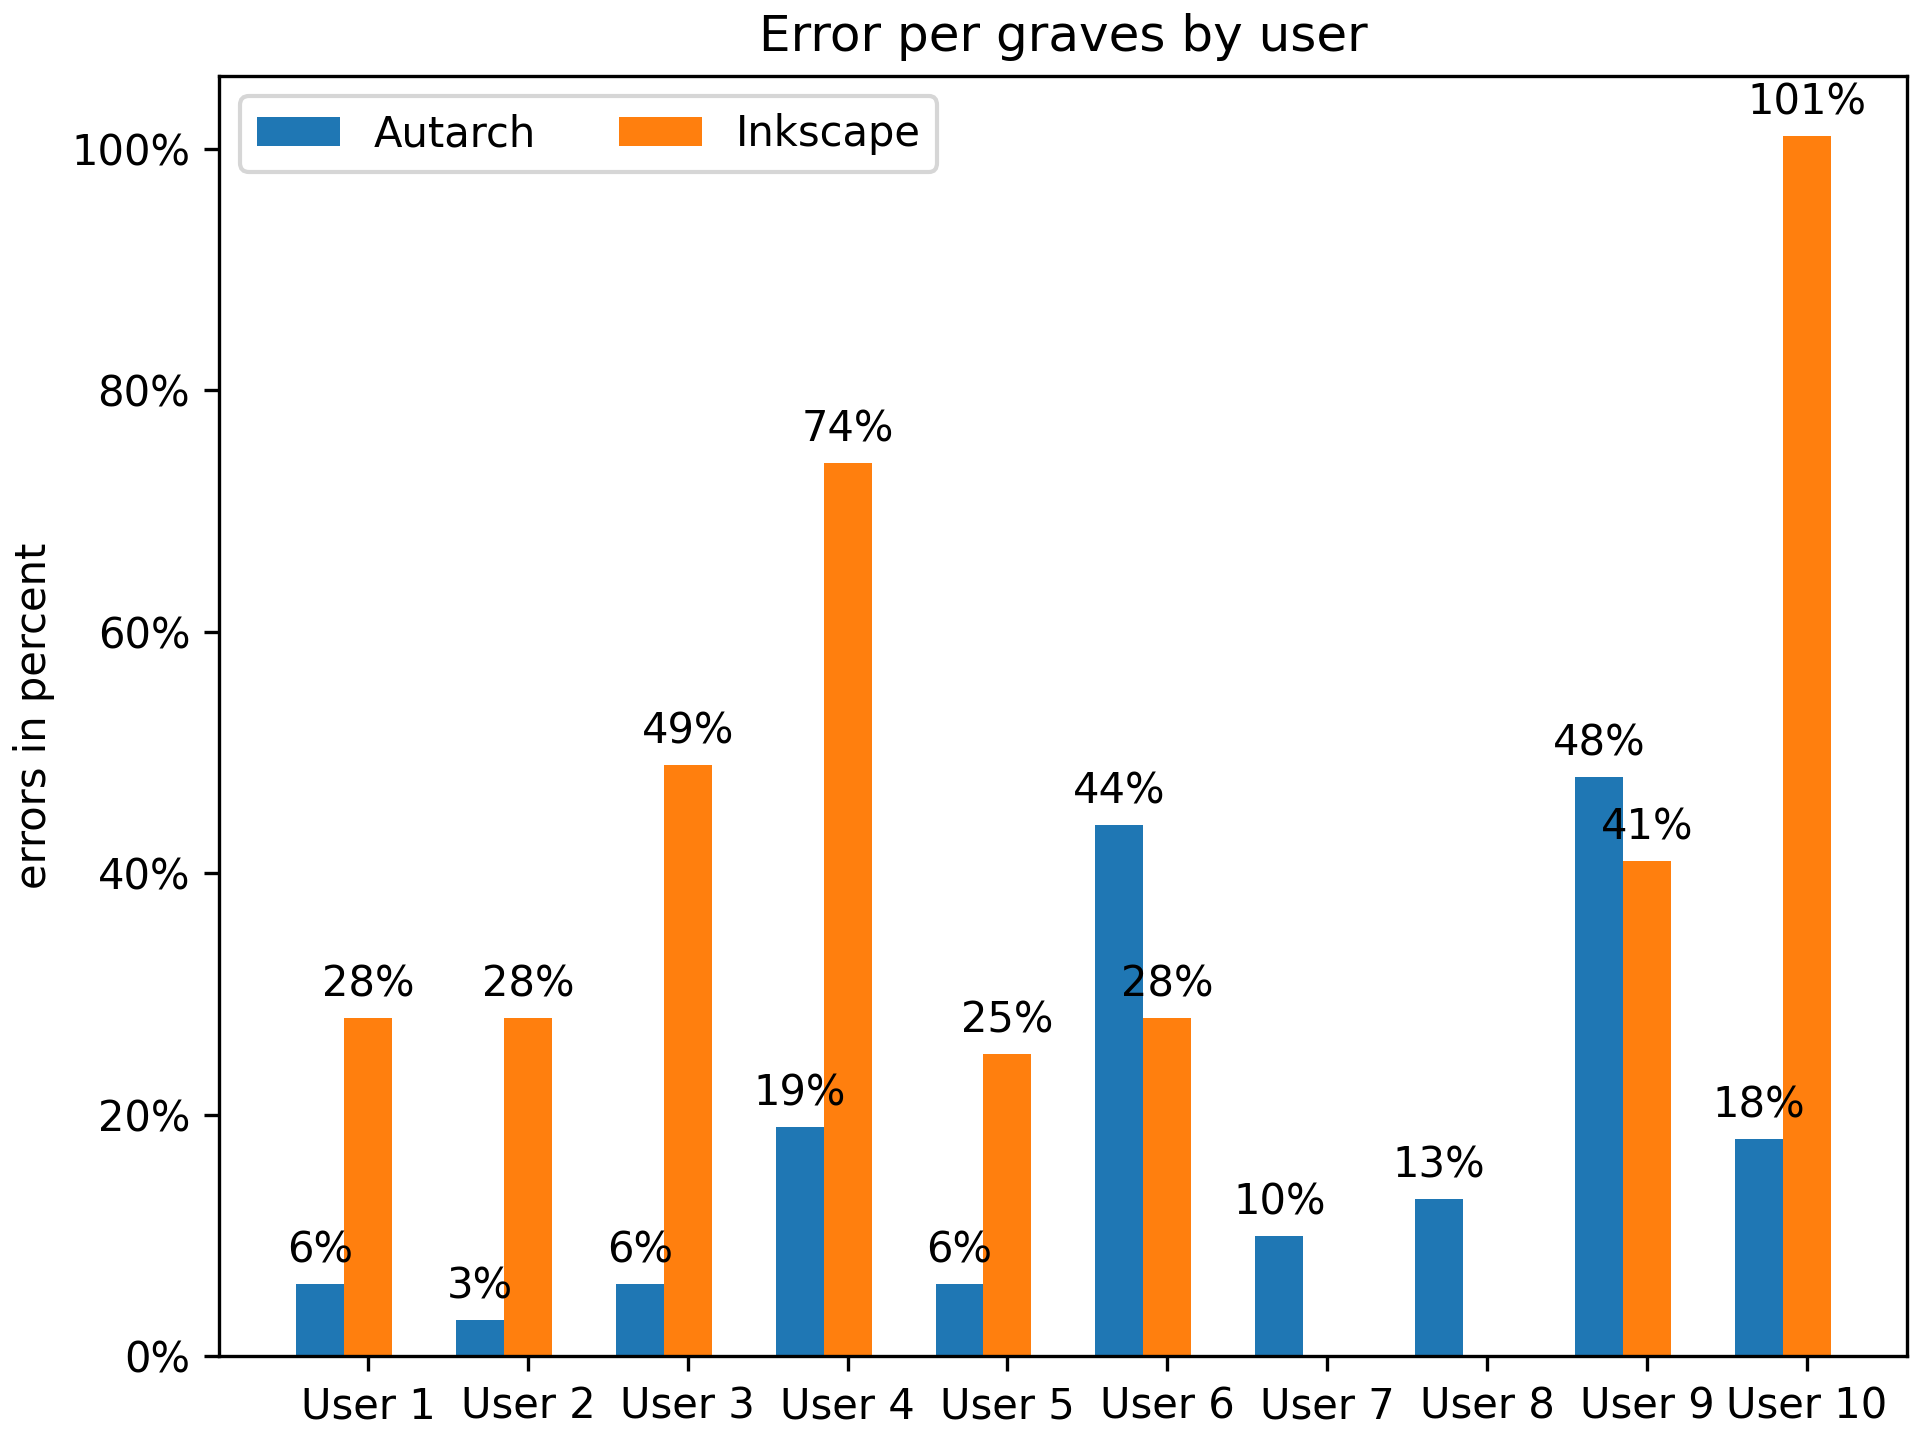

The Python source for this figure:
import matplotlib.pyplot as plt
import numpy as np
import json
import sys
import pandas as pd
import itertools
import statistics
from matplotlib import cm
import matplotlib.ticker as mtick

autarch_data = pd.read_csv('comove_error.csv')
inkscape_data = pd.read_csv('inkscape_error.csv')

fig, ax = plt.subplots()

with open('user_map.json', 'r') as f:
  user_map = json.load(f)

count_data = {
  'Autarch': [],
  'Inkscape': []
}

for user in user_map:
  inkscape_count = inkscape_data.loc[inkscape_data['User'] == f"{user}_inkscape.csv"]
  if len(inkscape_count.to_dict(orient='records')) > 0:
    inkscape_count = inkscape_count['Error'].values[0].round(2) * 100
  else:
    inkscape_count = np.nan

  autarch_count = autarch_data.loc[autarch_data['User'] == f"{user}.csv"]
  if len(autarch_count.to_dict(orient='records')) > 0:
    autarch_count = autarch_count['Error'].values[0].round(2) * 100
  else:
    autarch_count = np.nan

  count_data['Autarch'] = count_data['Autarch'] + [autarch_count]
  count_data['Inkscape'] = count_data['Inkscape'] + [inkscape_count]

x = np.arange(len(user_map.keys()))  # the label locations
width = 0.3  # the width of the bars
multiplier = 0

fig, ax = plt.subplots(layout='constrained')

# print(count_data)

for attribute, measurement in count_data.items():
    offset = width * multiplier
    rects = ax.bar(x + offset, measurement, width, label=attribute)
    ax.bar_label(rects, padding=3, fmt='%.0f%%')
    multiplier += 1

# Add some text for labels, title and custom x-axis tick labels, etc.
ax.set_ylabel('errors in percent')
ax.yaxis.set_major_formatter(mtick.PercentFormatter())
ax.set_title('Error per graves by user')
ax.set_xticks(x + width, user_map.values())
ax.legend(loc='upper left', ncols=3)

plt.savefig('bar_chart_error.png', dpi=300)
